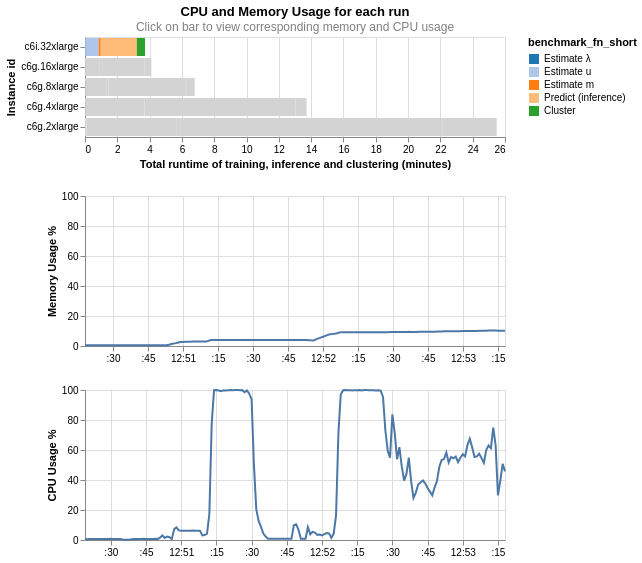

Describe this chart as a Vega-Lite specification.
### Vega-Lite specification from a JSON file in a GitHub repository (floating-point values rounded to 4 significant figures; data arrays with more than 128 entries replaced by an {"elided": "..."} marker saying what was removed)
{"config": {"view": {"continuousWidth": 300, "continuousHeight": 300}}, "vconcat": [{"data": {"name": "data-a6628154d7860005f8a8784e6bcb8476"}, "mark": {"type": "bar"}, "encoding": {"color": {"condition": {"param": "param_1", "empty": false, "field": "benchmark_fn_short", "scale": {"scheme": "category20"}, "sort": {"field": "benchmark_group1", "order": "ascending"}, "type": "nominal"}, "value": "lightgray"}, "order": {"field": "benchmark_group1", "sort": "ascending", "type": "quantitative"}, "tooltip": [{"field": "mean_seconds", "format": ".2f", "title": "Runtime (seconds)", "type": "quantitative"}, {"field": "max_pairs", "format": ",", "title": "Max Pairs for estiamte u", "type": "quantitative"}, {"field": "num_input_rows", "format": ",", "title": "Number of Input Rows", "type": "quantitative"}, {"field": "instance_type", "title": "Instance Type", "type": "nominal"}, {"field": "vcpus", "title": "vCPUs", "type": "nominal"}, {"field": "physical_processor", "title": "Physical Processor", "type": "nominal"}, {"field": "clock_speed_ghz_", "title": "Clock Speed", "type": "nominal"}, {"field": "instance_memory", "title": "Instance Memory", "type": "nominal"}, {"field": "on_demand_price", "title": "On-Demand Price", "type": "nominal"}], "x": {"axis": {"title": "Total runtime of training, inference and clustering (minutes)"}, "field": "mean_minutes", "type": "quantitative"}, "y": {"axis": {"title": "Instance id"}, "field": "instance_type", "sort": {"field": "num_cpus", "order": "descending"}, "type": "nominal"}}, "name": "view_1", "title": {"text": ["CPU and Memory Usage for each run"], "subtitle": ["Click on bar to view corresponding memory and CPU usage"], "color": "black", "subtitleColor": "gray"}, "width": 420}, {"data": {"name": "data-e728b9ab4567a7713cc3e79f0ebca1dd"}, "mark": {"type": "line"}, "encoding": {"tooltip": [{"field": "mem_timestamp", "type": "temporal"}, {"field": "mem_value", "type": "quantitative"}, {"field": "mem_value", "type": "quantitative"}], "x": {"field": "mem_timestamp", "title": null, "type": "temporal"}, "y": {"field": "mem_value", "scale": {"domain": [0, 100]}, "title": "Memory Usage %", "type": "quantitative"}}, "height": 150, "transform": [{"filter": {"param": "param_1", "empty": false}}], "width": 420}, {"data": {"name": "data-e728b9ab4567a7713cc3e79f0ebca1dd"}, "mark": {"type": "line"}, "encoding": {"tooltip": [{"field": "cpu_timestamp", "type": "temporal"}, {"field": "cpu_value", "type": "quantitative"}, {"field": "cpu_value", "type": "quantitative"}], "x": {"field": "cpu_timestamp", "title": null, "type": "temporal"}, "y": {"field": "cpu_value", "scale": {"domain": [0, 100]}, "title": "CPU Usage %", "type": "quantitative"}}, "height": 150, "transform": [{"filter": {"param": "param_1", "empty": false}}], "width": 420}], "params": [{"name": "param_1", "select": {"type": "point", "encodings": ["y"]}, "value": "c6i.32xlarge", "views": ["view_1"]}], "$schema": "https://vega.github.io/schema/vega-lite/v5.8.0.json", "datasets": {"data-a6628154d7860005f8a8784e6bcb8476": [{"mean_seconds": 5.282, "benchmark_function": "estimate_probability_two_random_records_match", "benchmark_group1": 0, "run_label": "f128871", "max_pairs": 1000000000, "num_input_rows": 7000000, "num_cpus": 8, "instance_id": "i-0f85be98655122cc7", "instance_type": "c6g.2xlarge", "brand_raw": "Neoverse-N1", "vcpus": "8 vCPUs", "physical_processor": "AWS Graviton2 Processor", "clock_speed_ghz_": "2.5 GHz", "instance_memory": "16.0 GiB", "on_demand_price": "$0.3232 hourly", "instance_desc": "c6g.2xlarge (8 vCPUs 16.0 GiB)", "benchmark_fn_short": "Estimate λ", "mean_minutes": 0.08804}, {"mean_seconds": 0.8578, "benchmark_function": "estimate_probability_two_random_records_match", "benchmark_group1": 0, "run_label": "f128871", "max_pairs": 1000000000, "num_input_rows": 7000000, "num_cpus": 16, "instance_id": "i-01e30b0c645e362d5", "instance_type": "c6g.4xlarge", "brand_raw": "Neoverse-N1", "vcpus": "16 vCPUs", "physical_processor": "AWS Graviton2 Processor", "clock_speed_ghz_": "2.5 GHz", "instance_memory": "32.0 GiB", "on_demand_price": "$0.6464 hourly", "instance_desc": "c6g.4xlarge (16 vCPUs 32.0 GiB)", "benchmark_fn_short": "Estimate λ", "mean_minutes": 0.0143}, {"mean_seconds": 0.7577, "benchmark_function": "estimate_probability_two_random_records_match", "benchmark_group1": 0, "run_label": "f128871", "max_pairs": 1000000000, "num_input_rows": 7000000, "num_cpus": 32, "instance_id": "i-0bd2c095be044ac91", "instance_type": "c6g.8xlarge", "brand_raw": "Neoverse-N1", "vcpus": "32 vCPUs", "physical_processor": "AWS Graviton2 Processor", "clock_speed_ghz_": "2.5 GHz", "instance_memory": "64.0 GiB", "on_demand_price": "$1.2928 hourly", "instance_desc": "c6g.8xlarge (32 vCPUs 64.0 GiB)", "benchmark_fn_short": "Estimate λ", "mean_minutes": 0.01263}, {"mean_seconds": 0.4943, "benchmark_function": "estimate_probability_two_random_records_match", "benchmark_group1": 0, "run_label": "f128871", "max_pairs": 1000000000, "num_input_rows": 7000000, "num_cpus": 64, "instance_id": "i-054f105e56d20ecda", "instance_type": "c6g.16xlarge", "brand_raw": "Neoverse-N1", "vcpus": "64 vCPUs", "physical_processor": "AWS Graviton2 Processor", "clock_speed_ghz_": "2.5 GHz", "instance_memory": "128.0 GiB", "on_demand_price": "$2.5856 hourly", "instance_desc": "c6g.16xlarge (64 vCPUs 128.0 GiB)", "benchmark_fn_short": "Estimate λ", "mean_minutes": 0.008239}, {"mean_seconds": 0.862, "benchmark_function": "estimate_probability_two_random_records_match", "benchmark_group1": 0, "run_label": "f128871", "max_pairs": 1000000000, "num_input_rows": 7000000, "num_cpus": 128, "instance_id": "i-0c0222021b987d985", "instance_type": "c6i.32xlarge", "brand_raw": "Intel(R) Xeon(R) Platinum 8375C CPU @ 2.90GHz", "vcpus": "128 vCPUs", "physical_processor": "Intel Xeon 8375C (Ice Lake)", "clock_speed_ghz_": "3.5 GHz", "instance_memory": "256.0 GiB", "on_demand_price": "$6.4640 hourly", "instance_desc": "c6i.32xlarge (128 vCPUs 256.0 GiB)", "benchmark_fn_short": "Estimate λ", "mean_minutes": 0.01437}, {"mean_seconds": 333.5, "benchmark_function": "estimate_u", "benchmark_group1": 1, "run_label": "f128871", "max_pairs": 1000000000, "num_input_rows": 7000000, "num_cpus": 8, "instance_id": "i-0f85be98655122cc7", "instance_type": "c6g.2xlarge", "brand_raw": "Neoverse-N1", "vcpus": "8 vCPUs", "physical_processor": "AWS Graviton2 Processor", "clock_speed_ghz_": "2.5 GHz", "instance_memory": "16.0 GiB", "on_demand_price": "$0.3232 hourly", "instance_desc": "c6g.2xlarge (8 vCPUs 16.0 GiB)", "benchmark_fn_short": "Estimate u", "mean_minutes": 5.558}, {"mean_seconds": 214.7, "benchmark_function": "estimate_u", "benchmark_group1": 1, "run_label": "f128871", "max_pairs": 1000000000, "num_input_rows": 7000000, "num_cpus": 16, "instance_id": "i-01e30b0c645e362d5", "instance_type": "c6g.4xlarge", "brand_raw": "Neoverse-N1", "vcpus": "16 vCPUs", "physical_processor": "AWS Graviton2 Processor", "clock_speed_ghz_": "2.5 GHz", "instance_memory": "32.0 GiB", "on_demand_price": "$0.6464 hourly", "instance_desc": "c6g.4xlarge (16 vCPUs 32.0 GiB)", "benchmark_fn_short": "Estimate u", "mean_minutes": 3.579}, {"mean_seconds": 80.33, "benchmark_function": "estimate_u", "benchmark_group1": 1, "run_label": "f128871", "max_pairs": 1000000000, "num_input_rows": 7000000, "num_cpus": 32, "instance_id": "i-0bd2c095be044ac91", "instance_type": "c6g.8xlarge", "brand_raw": "Neoverse-N1", "vcpus": "32 vCPUs", "physical_processor": "AWS Graviton2 Processor", "clock_speed_ghz_": "2.5 GHz", "instance_memory": "64.0 GiB", "on_demand_price": "$1.2928 hourly", "instance_desc": "c6g.8xlarge (32 vCPUs 64.0 GiB)", "benchmark_fn_short": "Estimate u", "mean_minutes": 1.339}, {"mean_seconds": 54.61, "benchmark_function": "estimate_u", "benchmark_group1": 1, "run_label": "f128871", "max_pairs": 1000000000, "num_input_rows": 7000000, "num_cpus": 64, "instance_id": "i-054f105e56d20ecda", "instance_type": "c6g.16xlarge", "brand_raw": "Neoverse-N1", "vcpus": "64 vCPUs", "physical_processor": "AWS Graviton2 Processor", "clock_speed_ghz_": "2.5 GHz", "instance_memory": "128.0 GiB", "on_demand_price": "$2.5856 hourly", "instance_desc": "c6g.16xlarge (64 vCPUs 128.0 GiB)", "benchmark_fn_short": "Estimate u", "mean_minutes": 0.9101}, {"mean_seconds": 50.22, "benchmark_function": "estimate_u", "benchmark_group1": 1, "run_label": "f128871", "max_pairs": 1000000000, "num_input_rows": 7000000, "num_cpus": 128, "instance_id": "i-0c0222021b987d985", "instance_type": "c6i.32xlarge", "brand_raw": "Intel(R) Xeon(R) Platinum 8375C CPU @ 2.90GHz", "vcpus": "128 vCPUs", "physical_processor": "Intel Xeon 8375C (Ice Lake)", "clock_speed_ghz_": "3.5 GHz", "instance_memory": "256.0 GiB", "on_demand_price": "$6.4640 hourly", "instance_desc": "c6i.32xlarge (128 vCPUs 256.0 GiB)", "benchmark_fn_short": "Estimate u", "mean_minutes": 0.837}, {"mean_seconds": 14.48, "benchmark_function": "estimate_parameters_using_expectation_maximisation", "benchmark_group1": 2, "run_label": "f128871", "max_pairs": 1000000000, "num_input_rows": 7000000, "num_cpus": 8, "instance_id": "i-0f85be98655122cc7", "instance_type": "c6g.2xlarge", "brand_raw": "Neoverse-N1", "vcpus": "8 vCPUs", "physical_processor": "AWS Graviton2 Processor", "clock_speed_ghz_": "2.5 GHz", "instance_memory": "16.0 GiB", "on_demand_price": "$0.3232 hourly", "instance_desc": "c6g.2xlarge (8 vCPUs 16.0 GiB)", "benchmark_fn_short": "Estimate m", "mean_minutes": 0.2413}, {"mean_seconds": 5.347, "benchmark_function": "estimate_parameters_using_expectation_maximisation", "benchmark_group1": 2, "run_label": "f128871", "max_pairs": 1000000000, "num_input_rows": 7000000, "num_cpus": 16, "instance_id": "i-01e30b0c645e362d5", "instance_type": "c6g.4xlarge", "brand_raw": "Neoverse-N1", "vcpus": "16 vCPUs", "physical_processor": "AWS Graviton2 Processor", "clock_speed_ghz_": "2.5 GHz", "instance_memory": "32.0 GiB", "on_demand_price": "$0.6464 hourly", "instance_desc": "c6g.4xlarge (16 vCPUs 32.0 GiB)", "benchmark_fn_short": "Estimate m", "mean_minutes": 0.08912}, {"mean_seconds": 5.677, "benchmark_function": "estimate_parameters_using_expectation_maximisation", "benchmark_group1": 2, "run_label": "f128871", "max_pairs": 1000000000, "num_input_rows": 7000000, "num_cpus": 32, "instance_id": "i-0bd2c095be044ac91", "instance_type": "c6g.8xlarge", "brand_raw": "Neoverse-N1", "vcpus": "32 vCPUs", "physical_processor": "AWS Graviton2 Processor", "clock_speed_ghz_": "2.5 GHz", "instance_memory": "64.0 GiB", "on_demand_price": "$1.2928 hourly", "instance_desc": "c6g.8xlarge (32 vCPUs 64.0 GiB)", "benchmark_fn_short": "Estimate m", "mean_minutes": 0.09462}, {"mean_seconds": 8.399, "benchmark_function": "estimate_parameters_using_expectation_maximisation", "benchmark_group1": 2, "run_label": "f128871", "max_pairs": 1000000000, "num_input_rows": 7000000, "num_cpus": 64, "instance_id": "i-054f105e56d20ecda", "instance_type": "c6g.16xlarge", "brand_raw": "Neoverse-N1", "vcpus": "64 vCPUs", "physical_processor": "AWS Graviton2 Processor", "clock_speed_ghz_": "2.5 GHz", "instance_memory": "128.0 GiB", "on_demand_price": "$2.5856 hourly", "instance_desc": "c6g.16xlarge (64 vCPUs 128.0 GiB)", "benchmark_fn_short": "Estimate m", "mean_minutes": 0.14}, {"mean_seconds": 7.322, "benchmark_function": "estimate_parameters_using_expectation_maximisation", "benchmark_group1": 2, "run_label": "f128871", "max_pairs": 1000000000, "num_input_rows": 7000000, "num_cpus": 128, "instance_id": "i-0c0222021b987d985", "instance_type": "c6i.32xlarge", "brand_raw": "Intel(R) Xeon(R) Platinum 8375C CPU @ 2.90GHz", "vcpus": "128 vCPUs", "physical_processor": "Intel Xeon 8375C (Ice Lake)", "clock_speed_ghz_": "3.5 GHz", "instance_memory": "256.0 GiB", "on_demand_price": "$6.4640 hourly", "instance_desc": "c6i.32xlarge (128 vCPUs 256.0 GiB)", "benchmark_fn_short": "Estimate m", "mean_minutes": 0.122}, {"mean_seconds": 975.5, "benchmark_function": "predict", "benchmark_group1": 3, "run_label": "f128871", "max_pairs": 1000000000, "num_input_rows": 7000000, "num_cpus": 8, "instance_id": "i-0f85be98655122cc7", "instance_type": "c6g.2xlarge", "brand_raw": "Neoverse-N1", "vcpus": "8 vCPUs", "physical_processor": "AWS Graviton2 Processor", "clock_speed_ghz_": "2.5 GHz", "instance_memory": "16.0 GiB", "on_demand_price": "$0.3232 hourly", "instance_desc": "c6g.2xlarge (8 vCPUs 16.0 GiB)", "benchmark_fn_short": "Predict (inference)", "mean_minutes": 16.26}, {"mean_seconds": 561.1, "benchmark_function": "predict", "benchmark_group1": 3, "run_label": "f128871", "max_pairs": 1000000000, "num_input_rows": 7000000, "num_cpus": 16, "instance_id": "i-01e30b0c645e362d5", "instance_type": "c6g.4xlarge", "brand_raw": "Neoverse-N1", "vcpus": "16 vCPUs", "physical_processor": "AWS Graviton2 Processor", "clock_speed_ghz_": "2.5 GHz", "instance_memory": "32.0 GiB", "on_demand_price": "$0.6464 hourly", "instance_desc": "c6g.4xlarge (16 vCPUs 32.0 GiB)", "benchmark_fn_short": "Predict (inference)", "mean_minutes": 9.352}, {"mean_seconds": 291.4, "benchmark_function": "predict", "benchmark_group1": 3, "run_label": "f128871", "max_pairs": 1000000000, "num_input_rows": 7000000, "num_cpus": 32, "instance_id": "i-0bd2c095be044ac91", "instance_type": "c6g.8xlarge", "brand_raw": "Neoverse-N1", "vcpus": "32 vCPUs", "physical_processor": "AWS Graviton2 Processor", "clock_speed_ghz_": "2.5 GHz", "instance_memory": "64.0 GiB", "on_demand_price": "$1.2928 hourly", "instance_desc": "c6g.8xlarge (32 vCPUs 64.0 GiB)", "benchmark_fn_short": "Predict (inference)", "mean_minutes": 4.856}, {"mean_seconds": 156.9, "benchmark_function": "predict", "benchmark_group1": 3, "run_label": "f128871", "max_pairs": 1000000000, "num_input_rows": 7000000, "num_cpus": 64, "instance_id": "i-054f105e56d20ecda", "instance_type": "c6g.16xlarge", "brand_raw": "Neoverse-N1", "vcpus": "64 vCPUs", "physical_processor": "AWS Graviton2 Processor", "clock_speed_ghz_": "2.5 GHz", "instance_memory": "128.0 GiB", "on_demand_price": "$2.5856 hourly", "instance_desc": "c6g.16xlarge (64 vCPUs 128.0 GiB)", "benchmark_fn_short": "Predict (inference)", "mean_minutes": 2.614}, {"mean_seconds": 133.9, "benchmark_function": "predict", "benchmark_group1": 3, "run_label": "f128871", "max_pairs": 1000000000, "num_input_rows": 7000000, "num_cpus": 128, "instance_id": "i-0c0222021b987d985", "instance_type": "c6i.32xlarge", "brand_raw": "Intel(R) Xeon(R) Platinum 8375C CPU @ 2.90GHz", "vcpus": "128 vCPUs", "physical_processor": "Intel Xeon 8375C (Ice Lake)", "clock_speed_ghz_": "3.5 GHz", "instance_memory": "256.0 GiB", "on_demand_price": "$6.4640 hourly", "instance_desc": "c6i.32xlarge (128 vCPUs 256.0 GiB)", "benchmark_fn_short": "Predict (inference)", "mean_minutes": 2.232}, {"mean_seconds": 200.4, "benchmark_function": "cluster", "benchmark_group1": 4, "run_label": "f128871", "max_pairs": 1000000000, "num_input_rows": 7000000, "num_cpus": 8, "instance_id": "i-0f85be98655122cc7", "instance_type": "c6g.2xlarge", "brand_raw": "Neoverse-N1", "vcpus": "8 vCPUs", "physical_processor": "AWS Graviton2 Processor", "clock_speed_ghz_": "2.5 GHz", "instance_memory": "16.0 GiB", "on_demand_price": "$0.3232 hourly", "instance_desc": "c6g.2xlarge (8 vCPUs 16.0 GiB)", "benchmark_fn_short": "Cluster", "mean_minutes": 3.34}, {"mean_seconds": 40.9, "benchmark_function": "cluster", "benchmark_group1": 4, "run_label": "f128871", "max_pairs": 1000000000, "num_input_rows": 7000000, "num_cpus": 16, "instance_id": "i-01e30b0c645e362d5", "instance_type": "c6g.4xlarge", "brand_raw": "Neoverse-N1", "vcpus": "16 vCPUs", "physical_processor": "AWS Graviton2 Processor", "clock_speed_ghz_": "2.5 GHz", "instance_memory": "32.0 GiB", "on_demand_price": "$0.6464 hourly", "instance_desc": "c6g.4xlarge (16 vCPUs 32.0 GiB)", "benchmark_fn_short": "Cluster", "mean_minutes": 0.6817}, {"mean_seconds": 29.13, "benchmark_function": "cluster", "benchmark_group1": 4, "run_label": "f128871", "max_pairs": 1000000000, "num_input_rows": 7000000, "num_cpus": 32, "instance_id": "i-0bd2c095be044ac91", "instance_type": "c6g.8xlarge", "brand_raw": "Neoverse-N1", "vcpus": "32 vCPUs", "physical_processor": "AWS Graviton2 Processor", "clock_speed_ghz_": "2.5 GHz", "instance_memory": "64.0 GiB", "on_demand_price": "$1.2928 hourly", "instance_desc": "c6g.8xlarge (32 vCPUs 64.0 GiB)", "benchmark_fn_short": "Cluster", "mean_minutes": 0.4854}, {"mean_seconds": 26.13, "benchmark_function": "cluster", "benchmark_group1": 4, "run_label": "f128871", "max_pairs": 1000000000, "num_input_rows": 7000000, "num_cpus": 64, "instance_id": "i-054f105e56d20ecda", "instance_type": "c6g.16xlarge", "brand_raw": "Neoverse-N1", "vcpus": "64 vCPUs", "physical_processor": "AWS Graviton2 Processor", "clock_speed_ghz_": "2.5 GHz", "instance_memory": "128.0 GiB", "on_demand_price": "$2.5856 hourly", "instance_desc": "c6g.16xlarge (64 vCPUs 128.0 GiB)", "benchmark_fn_short": "Cluster", "mean_minutes": 0.4355}, {"mean_seconds": 30.48, "benchmark_function": "cluster", "benchmark_group1": 4, "run_label": "f128871", "max_pairs": 1000000000, "num_input_rows": 7000000, "num_cpus": 128, "instance_id": "i-0c0222021b987d985", "instance_type": "c6i.32xlarge", "brand_raw": "Intel(R) Xeon(R) Platinum 8375C CPU @ 2.90GHz", "vcpus": "128 vCPUs", "physical_processor": "Intel Xeon 8375C (Ice Lake)", "clock_speed_ghz_": "3.5 GHz", "instance_memory": "256.0 GiB", "on_demand_price": "$6.4640 hourly", "instance_desc": "c6i.32xlarge (128 vCPUs 256.0 GiB)", "benchmark_fn_short": "Cluster", "mean_minutes": 0.508}], "data-e728b9ab4567a7713cc3e79f0ebca1dd": {"elided": "3206 records"}}}
